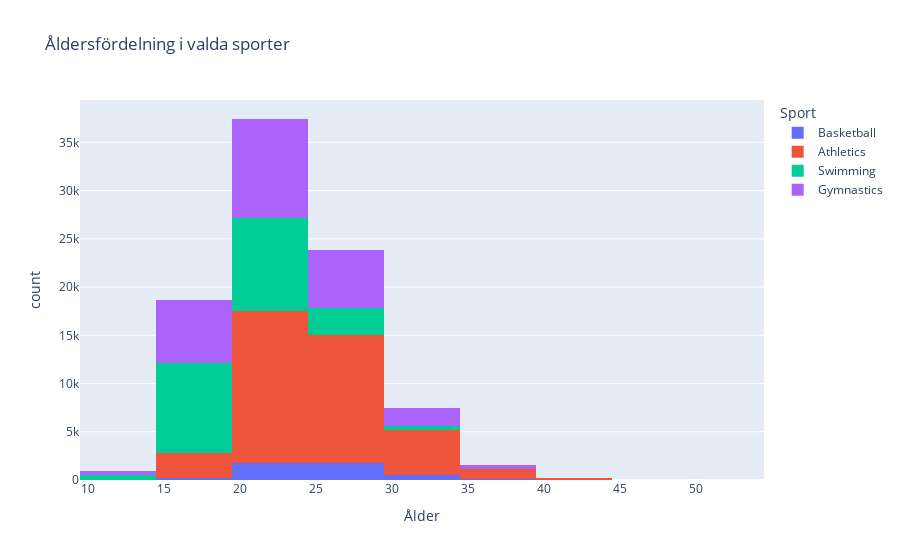

Here is the notebook cell this chart was saved with:
### Code cell
filtered_ages = df[df["Sport"].isin(selected_sports) & df["Age"].notnull()]


fig = px.histogram(
    filtered_ages,
    x="Age",
    color="Sport",
    nbins=20,
    title="Åldersfördelning i valda sporter",
    labels={"Age": "Ålder", "count": "Antal idrottare", "Sport": "Sport"},
)

fig.show()

### Figure 1 — Plotly figure (JSON) as saved in the notebook; plotly's stock layout.template omitted (floating-point values rounded to 4 significant figures; data arrays with more than 128 entries replaced by an {"elided": "..."} marker saying what was removed)
{"data": [{"alignmentgroup": "True", "bingroup": "x", "hovertemplate": "Sport=Basketball<br>Ålder=%{x}<br>count=%{y}<extra></extra>", "legendgroup": "Basketball", "marker": {"color": "#636efa", "pattern": {"shape": ""}}, "name": "Basketball", "nbinsx": 20, "offsetgroup": "Basketball", "orientation": "v", "showlegend": true, "type": "histogram", "x": {"elided": "4350 int values"}, "xaxis": "x", "yaxis": "y"}, {"alignmentgroup": "True", "bingroup": "x", "hovertemplate": "Sport=Athletics<br>Ålder=%{x}<br>count=%{y}<extra></extra>", "legendgroup": "Athletics", "marker": {"color": "#EF553B", "pattern": {"shape": ""}}, "name": "Athletics", "nbinsx": 20, "offsetgroup": "Athletics", "orientation": "v", "showlegend": true, "type": "histogram", "x": {"elided": "37507 int values"}, "xaxis": "x", "yaxis": "y"}, {"alignmentgroup": "True", "bingroup": "x", "hovertemplate": "Sport=Swimming<br>Ålder=%{x}<br>count=%{y}<extra></extra>", "legendgroup": "Swimming", "marker": {"color": "#00cc96", "pattern": {"shape": ""}}, "name": "Swimming", "nbinsx": 20, "offsetgroup": "Swimming", "orientation": "v", "showlegend": true, "type": "histogram", "x": {"elided": "22671 int values"}, "xaxis": "x", "yaxis": "y"}, {"alignmentgroup": "True", "bingroup": "x", "hovertemplate": "Sport=Gymnastics<br>Ålder=%{x}<br>count=%{y}<extra></extra>", "legendgroup": "Gymnastics", "marker": {"color": "#ab63fa", "pattern": {"shape": ""}}, "name": "Gymnastics", "nbinsx": 20, "offsetgroup": "Gymnastics", "orientation": "v", "showlegend": true, "type": "histogram", "x": {"elided": "25528 int values"}, "xaxis": "x", "yaxis": "y"}], "layout": {"barmode": "relative", "legend": {"title": {"text": "Sport"}, "tracegroupgap": 0}, "title": {"text": "Åldersfördelning i valda sporter"}, "xaxis": {"anchor": "y", "domain": [0, 1], "title": {"text": "Ålder"}}, "yaxis": {"anchor": "x", "domain": [0, 1], "title": {"text": "count"}}}}
